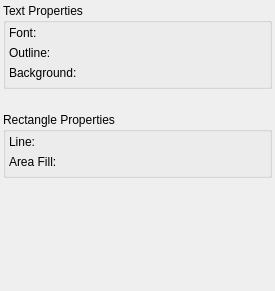
<ui version="4.0" >
 <class>AnnotatorTab</class>
 <widget class="QWidget" name="AnnotatorTab" >
  <property name="geometry" >
   <rect>
    <x>0</x>
    <y>0</y>
    <width>275</width>
    <height>291</height>
   </rect>
  </property>
  <property name="maximumSize" >
   <size>
    <width>275</width>
    <height>16777215</height>
   </size>
  </property>
  <property name="windowTitle" >
   <string>PlotMS Annotator Tab</string>
  </property>
  <layout class="QVBoxLayout" >
   <property name="spacing" >
    <number>3</number>
   </property>
   <property name="leftMargin" >
    <number>3</number>
   </property>
   <property name="topMargin" >
    <number>3</number>
   </property>
   <property name="rightMargin" >
    <number>3</number>
   </property>
   <property name="bottomMargin" >
    <number>3</number>
   </property>
   <item>
    <widget class="QGroupBox" name="textBox" >
     <property name="title" >
      <string>Text Properties</string>
     </property>
     <layout class="QVBoxLayout" >
      <property name="spacing" >
       <number>3</number>
      </property>
      <property name="leftMargin" >
       <number>3</number>
      </property>
      <property name="topMargin" >
       <number>3</number>
      </property>
      <property name="rightMargin" >
       <number>3</number>
      </property>
      <property name="bottomMargin" >
       <number>3</number>
      </property>
      <item>
       <widget class="QLabel" name="textFontLabel" >
        <property name="text" >
         <string>Font:</string>
        </property>
       </widget>
      </item>
      <item>
       <widget class="QFrame" name="textFontFrame" >
        <property name="frameShape" >
         <enum>QFrame::StyledPanel</enum>
        </property>
        <property name="frameShadow" >
         <enum>QFrame::Raised</enum>
        </property>
       </widget>
      </item>
      <item>
       <widget class="QLabel" name="textOutlineLabel" >
        <property name="text" >
         <string>Outline:</string>
        </property>
       </widget>
      </item>
      <item>
       <widget class="QFrame" name="textOutlineFrame" >
        <property name="frameShape" >
         <enum>QFrame::StyledPanel</enum>
        </property>
        <property name="frameShadow" >
         <enum>QFrame::Raised</enum>
        </property>
       </widget>
      </item>
      <item>
       <widget class="QLabel" name="textBackgroundLabel" >
        <property name="text" >
         <string>Background:</string>
        </property>
       </widget>
      </item>
      <item>
       <widget class="QFrame" name="textBackgroundFrame" >
        <property name="frameShape" >
         <enum>QFrame::StyledPanel</enum>
        </property>
        <property name="frameShadow" >
         <enum>QFrame::Raised</enum>
        </property>
       </widget>
      </item>
     </layout>
    </widget>
   </item>
   <item>
    <spacer>
     <property name="orientation" >
      <enum>Qt::Vertical</enum>
     </property>
     <property name="sizeType" >
      <enum>QSizePolicy::Fixed</enum>
     </property>
     <property name="sizeHint" >
      <size>
       <width>20</width>
       <height>20</height>
      </size>
     </property>
    </spacer>
   </item>
   <item>
    <widget class="QGroupBox" name="rectBox" >
     <property name="title" >
      <string>Rectangle Properties</string>
     </property>
     <property name="flat" >
      <bool>false</bool>
     </property>
     <layout class="QVBoxLayout" >
      <property name="spacing" >
       <number>3</number>
      </property>
      <property name="leftMargin" >
       <number>3</number>
      </property>
      <property name="topMargin" >
       <number>3</number>
      </property>
      <property name="rightMargin" >
       <number>3</number>
      </property>
      <property name="bottomMargin" >
       <number>3</number>
      </property>
      <item>
       <widget class="QLabel" name="rectLineLabel" >
        <property name="text" >
         <string>Line:</string>
        </property>
       </widget>
      </item>
      <item>
       <widget class="QFrame" name="rectLineFrame" >
        <property name="frameShape" >
         <enum>QFrame::StyledPanel</enum>
        </property>
        <property name="frameShadow" >
         <enum>QFrame::Raised</enum>
        </property>
       </widget>
      </item>
      <item>
       <widget class="QLabel" name="rectFillLabel" >
        <property name="text" >
         <string>Area Fill:</string>
        </property>
       </widget>
      </item>
      <item>
       <widget class="QFrame" name="rectFillFrame" >
        <property name="frameShape" >
         <enum>QFrame::StyledPanel</enum>
        </property>
        <property name="frameShadow" >
         <enum>QFrame::Raised</enum>
        </property>
       </widget>
      </item>
     </layout>
    </widget>
   </item>
   <item>
    <spacer>
     <property name="orientation" >
      <enum>Qt::Vertical</enum>
     </property>
     <property name="sizeHint" >
      <size>
       <width>20</width>
       <height>191</height>
      </size>
     </property>
    </spacer>
   </item>
  </layout>
 </widget>
 <resources/>
 <connections/>
</ui>
